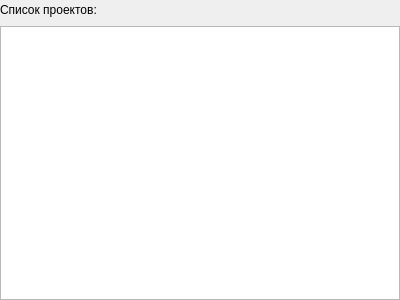
<?xml version="1.0" encoding="UTF-8"?>
<ui version="4.0">
 <class>Form</class>
 <widget class="QWidget" name="Form">
  <property name="geometry">
   <rect>
    <x>0</x>
    <y>0</y>
    <width>400</width>
    <height>300</height>
   </rect>
  </property>
  <property name="windowTitle">
   <string>Form</string>
  </property>
  <layout class="QVBoxLayout" name="verticalLayout">
   <property name="leftMargin">
    <number>0</number>
   </property>
   <property name="topMargin">
    <number>0</number>
   </property>
   <property name="rightMargin">
    <number>0</number>
   </property>
   <property name="bottomMargin">
    <number>0</number>
   </property>
   <item>
    <layout class="QHBoxLayout" name="horizontalLayout">
     <item>
      <widget class="QLabel" name="label">
       <property name="text">
        <string>Список проектов:</string>
       </property>
      </widget>
     </item>
     <item>
      <spacer name="horizontalSpacer">
       <property name="orientation">
        <enum>Qt::Horizontal</enum>
       </property>
       <property name="sizeHint" stdset="0">
        <size>
         <width>40</width>
         <height>20</height>
        </size>
       </property>
      </spacer>
     </item>
    </layout>
   </item>
   <item>
    <widget class="QTableView" name="projectsView">
     <property name="editTriggers">
      <set>QAbstractItemView::NoEditTriggers</set>
     </property>
     <property name="selectionBehavior">
      <enum>QAbstractItemView::SelectRows</enum>
     </property>
    </widget>
   </item>
  </layout>
 </widget>
 <resources/>
 <connections/>
</ui>
